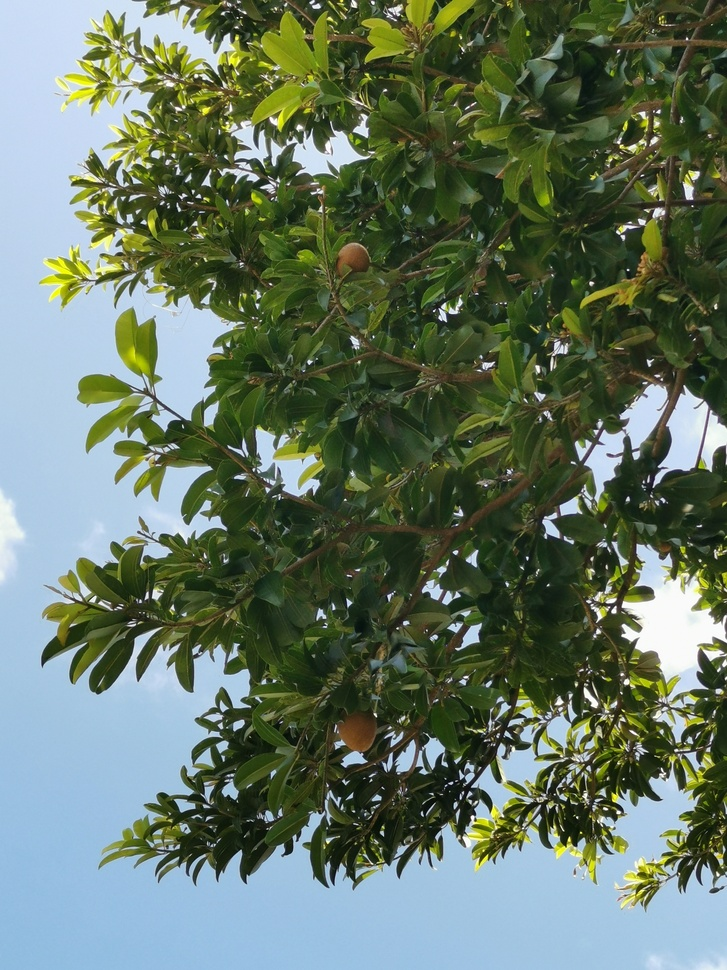
#> input picture chico.jpg, 727 x 970 px, shrunk from 2736 x 3648 before the run
$ jupyter execute 'Segmentation par seuillage part 1.ipynb'
#> lines starting #> are read from the running program, lines starting #| are printed output that depends on the picture; after the words box and inside, x2 and y2 are one past the last pixel; in counts of white or black regions, pixels touching at a corner belong together
# La segmentation par seuillage - Partie 1

# 1 - Objectifs : Produire une séparation entre l'objet d'intèrêt et l'arrière plan de l'image

Ce cours aborde les méthodes manuelle et automatique pour éffectuer une segmentation d'image par seuillage. Nous y verrons également le rôle que jouent les espaces colorimétrique dans la segmentation d'image.

[cell 1]
import numpy as np
import matplotlib.pyplot as plt
from skimage.io import imread, imshow
from skimage.color import rgb2gray, rgb2hsv
from skimage.morphology import area_opening
from skimage.exposure import histogram
from skimage.filters import threshold_otsu
from PIL import Image

[cell 2]
chico = imread('chico.jpg')
#> chico is the input picture: shape (970, 727, 3); mean R, G, B 101.4, 118.2, 101
imshow(chico)

- Le but est de séparer l'objet (c'est à dire l'ensemble des feuilles) de l'arrière plan (le ciel)

- Pour cela, il nous faut définir le pixel seuil permettant la séparation

- Dans le seuil optimal de binarisation, nous avions effectué plusieurs essais pour trouver trouver le seuil optimal de binarisation. Nous mettons en oeuvre cette procédure

[cell 3]
chico_gris = rgb2gray(chico)
plt.imshow(chico_gris,cmap='Greys_r')

[cell 4]
chico_gris = chico_gris > 0.6
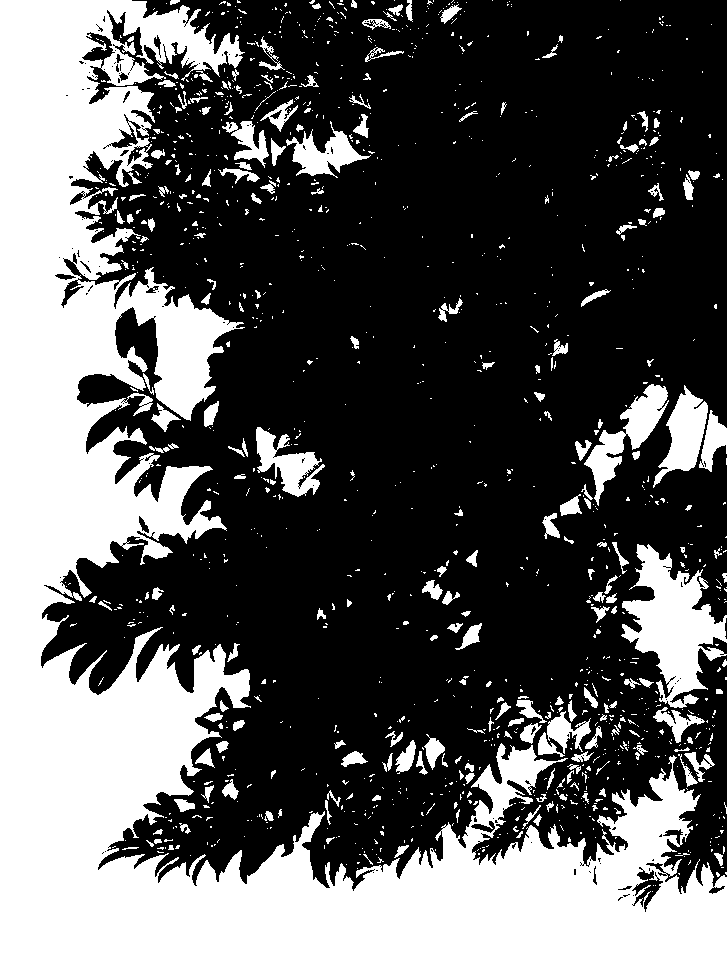
#> chico_gris: shape (970, 727) bool; 35.9% white; 1284 white regions (1050 under 20 px), largest, box (x1, y1, x2, y2) and area: (0, 0, 727, 970) 211383, (621, 544, 727, 708) 8349, (584, 384, 669, 506) 3040
plt.imshow(chico_gris,cmap='Greys_r')

[cell 5]
chico_gris = rgb2gray(chico)
chico_gris = chico_gris > 0.5
#> chico_gris: shape (970, 727) bool; 39.1% white; 1539 white regions (1273 under 20 px), largest, box (x1, y1, x2, y2) and area: (0, 0, 727, 970) 220963, (621, 544, 727, 711) 8857, (221, 11, 320, 168) 4385
plt.imshow(chico_gris,cmap='Greys_r')

[cell 6]
chico_gris = rgb2gray(chico)
chico_gris = chico_gris > 0.4
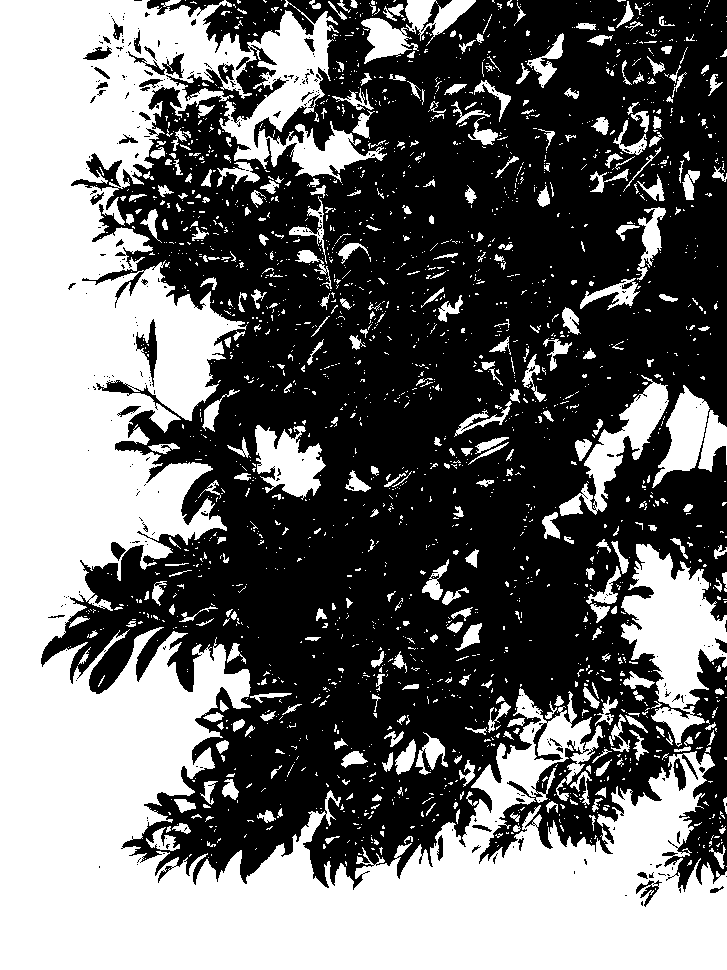
#> chico_gris: shape (970, 727) bool; 43.8% white; 2157 white regions (1780 under 20 px), largest, box (x1, y1, x2, y2) and area: (0, 0, 727, 970) 245756, (621, 544, 727, 747) 10579, (559, 375, 669, 516) 4071
plt.imshow(chico_gris,cmap='Greys_r')

[cell 7]
chico_gris = rgb2gray(chico)
chico_gris = chico_gris > 0.3
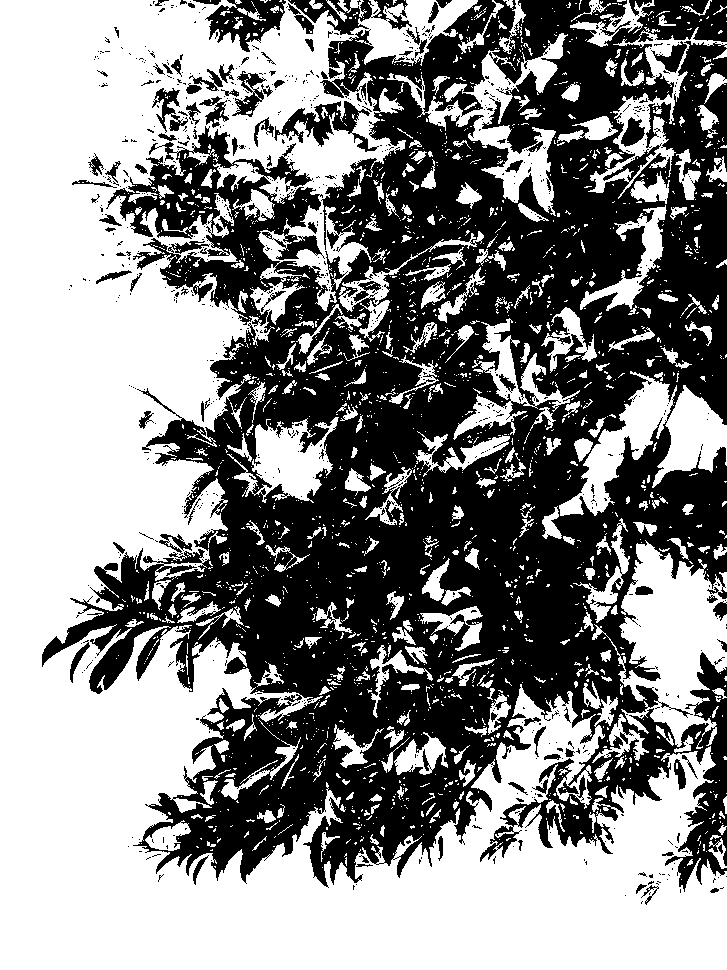
#> chico_gris: shape (970, 727) bool; 53.8% white; 913 black regions (813 under 20 px), largest, box (x1, y1, x2, y2) and area: (42, 0, 727, 892) 308883, (205, 0, 286, 52) 2107, (274, 101, 379, 152) 1839
plt.imshow(chico_gris,cmap='Greys_r')

[cell 8]
chico_gris = rgb2gray(chico)
chico_gris = chico_gris > 0.2
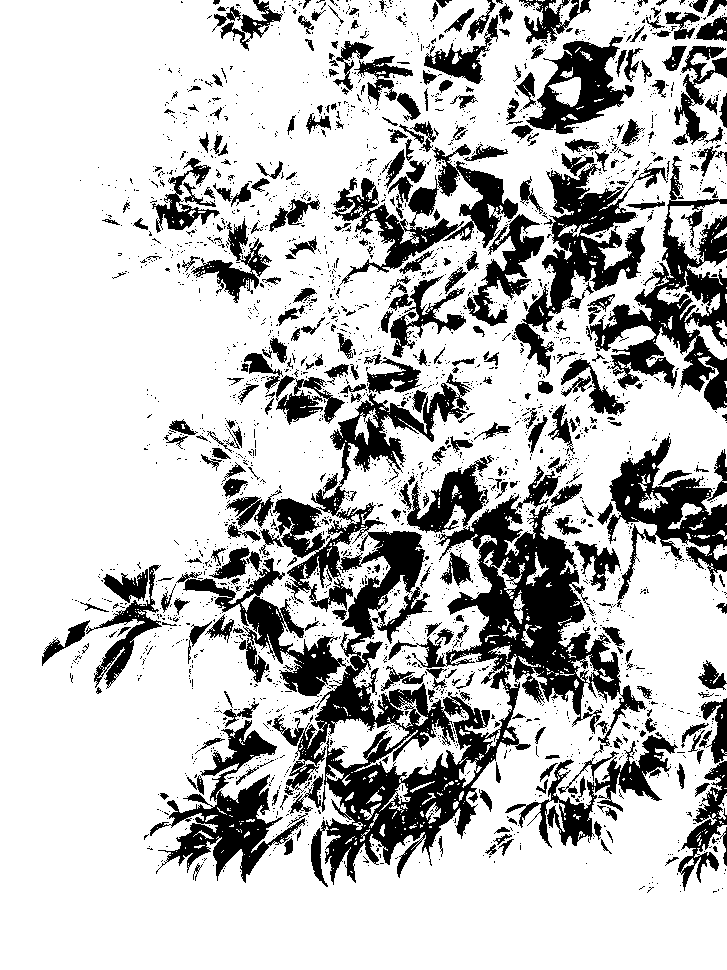
#> chico_gris: shape (970, 727) bool; 75.5% white; 2747 black regions (2392 under 20 px), largest, box (x1, y1, x2, y2) and area: (176, 373, 647, 887) 59513, (586, 156, 727, 410) 10694, (514, 163, 668, 376) 8517
plt.imshow(chico_gris,cmap='Greys_r')

# 2 - 1 Rappel sur la méthode linspace de numpy

La méthode linspace (a,b,c) renvoir c nombres régulièrement espacés dans l'intervalle [a,c]

[cell 9]
#Exemple
nombres = np.linspace(1,8,5)
nombres

# 2 - 2 Méthodes d'identification du seuil optimal de segmentaion

[cell 10]
# Conversion en nuance de gris
chico_gris = rgb2gray(chico)
plt.imshow(chico_gris)

## 2 - 2 - 1  Méthode par visualisation

[cell 11]
# Définition d'un ensemble de seuils test
seuils_test = np.linspace(0,1,13)
seuils_test

[cell 12]
# visualisation de la binarisation en fonction de chaque seuil
seuils_test = np.linspace(0,1,13)

fig, axis = plt.subplots(3,4,figsize = (15,8))

for seuil, ax in zip (seuils_test, axis.flatten()):

    chico_binaire = chico_gris < seuil

    ax.imshow (chico_binaire)

    ax.set_title('$SEUIL = %.2f$' % seuil)
#> this loop made 12 passes
#> pass 3, `chico_binaire = chico_gris < seuil`:
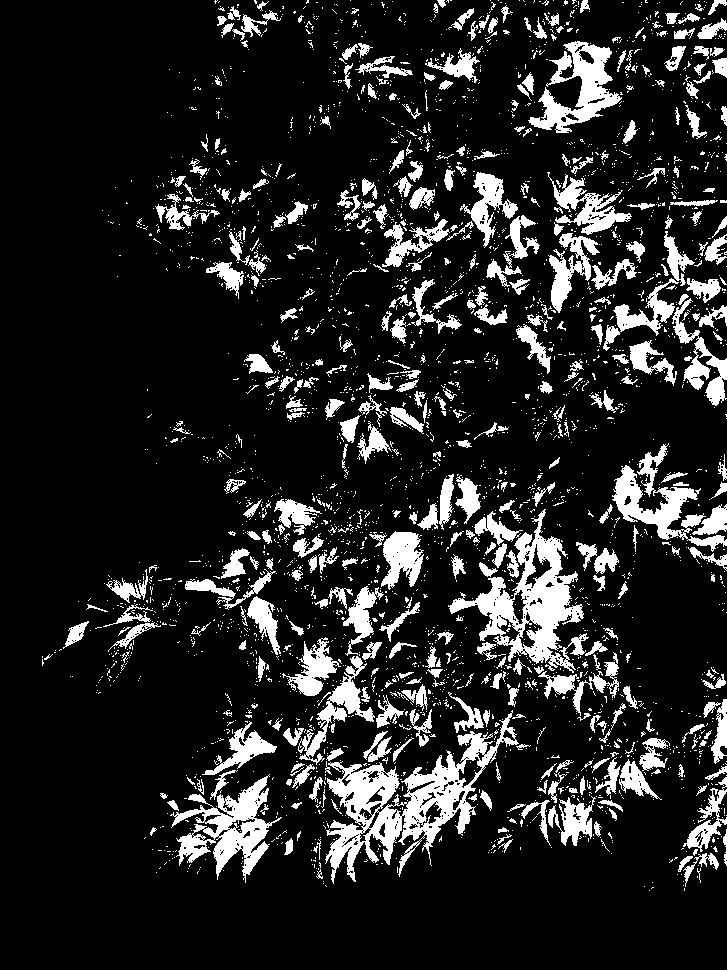
#> chico_binaire: shape (970, 727) bool; 14.4% white; 3350 white regions (2912 under 20 px), largest, box (x1, y1, x2, y2) and area: (325, 710, 519, 884) 9354, (448, 509, 589, 673) 7048, (170, 774, 282, 883) 4362

plt.tight_layout()
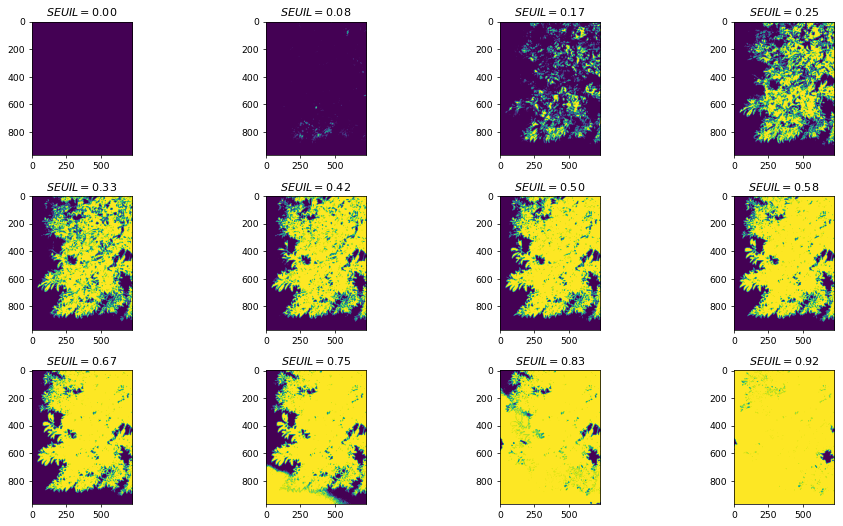
#> figure drawn by matplotlib, 12 panels

### Interpretation

Nous pouvons constater que le seuil optimal se trouve dans l'intervakke [0.50, 0.67] car les seuils à cet intervalle produisent une bonne segmentation. Pour être plus précis, nous pouvons restreindre l'intervalle à [0.58, 0.67]

## 2 - 2 - 2 Méthode utilisant l'hisotgramme des pixels

[cell 13]
freq, bins = histogram (chico_gris)
#> freq = 256 values, max 9947 at index 187, min 1 at index 1, mean 2754.6; bins = 256 values from 0.00475 to 0.998

plt.step(bins,(freq*1)/freq.sum())

plt.xlabel ('Valeur des pixels')

plt.ylabel ('Fréquence pixels')
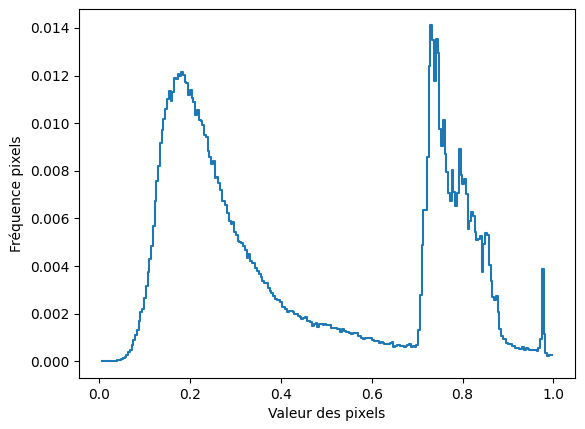
#> figure drawn by matplotlib, 1 panel; curve peaks at x = 0.733, y = 0.0141

Une population est normal lorsque tout les individus ont des caractéristique similaire dans la population

### Interpretation

- Sur l'histogramme nous obtenons deux courbes en cloches proche de la courbe de densité de la loi normal

- Rappelons qu'en probabilité, la loi normal ou loi de Ghauss caractérise une population homogène c'est à dire une population dont les individus présente des caractéristique semblable ou pas très différente les une des autres

- Ici, nous avons deux courbes proche de la loi normal représentant chacune les deux catégorie de pixel sur l'image : les pixels de l'arrière plan et les pixels des feuilles

- Il s'en suit que le seuil optimal se trouve à la frontière des deux courbes en cloches. Nous voyons qu'effectivement ce seuil se situe dans l'intervalle que nous a suggérer la méthode précédente : [0.50, 0.67] ou avec précison [0.58, 0.67]

### 2 - 2 - 3 Méthode d'otsu

La méthode d'otsu est utilisée pour effectuer un seuillage automatique. Son algorithme suppose que l'image à binariser ne contient que deux classe de pixels (le premier plan et l'arrière plan) puis calcule le seuil optimal qui sépare deux classes.

[cell 14]
seuil_otsu = threshold_otsu(chico_gris)
#> seuil_otsu = 0.499
seuil_otsu
#> Out = 0.499

[cell 15]
chico_binaire_otsu = chico_gris < seuil_otsu
#> chico_binaire_otsu: shape (970, 727) bool; 60.9% white; 1542 black regions (1277 under 20 px), largest, box (x1, y1, x2, y2) and area: (0, 0, 727, 970) 221017, (621, 544, 727, 711) 8857, (221, 11, 337, 168) 4712

fig,axis = plt.subplots(1,2,figsize = (15,8))

axis[0].imshow(chico)

axis[0].set_title('Image originale')

axis[1].imshow(chico_binaire_otsu)

axis[1].set_title('Segmentation d otsu ')
